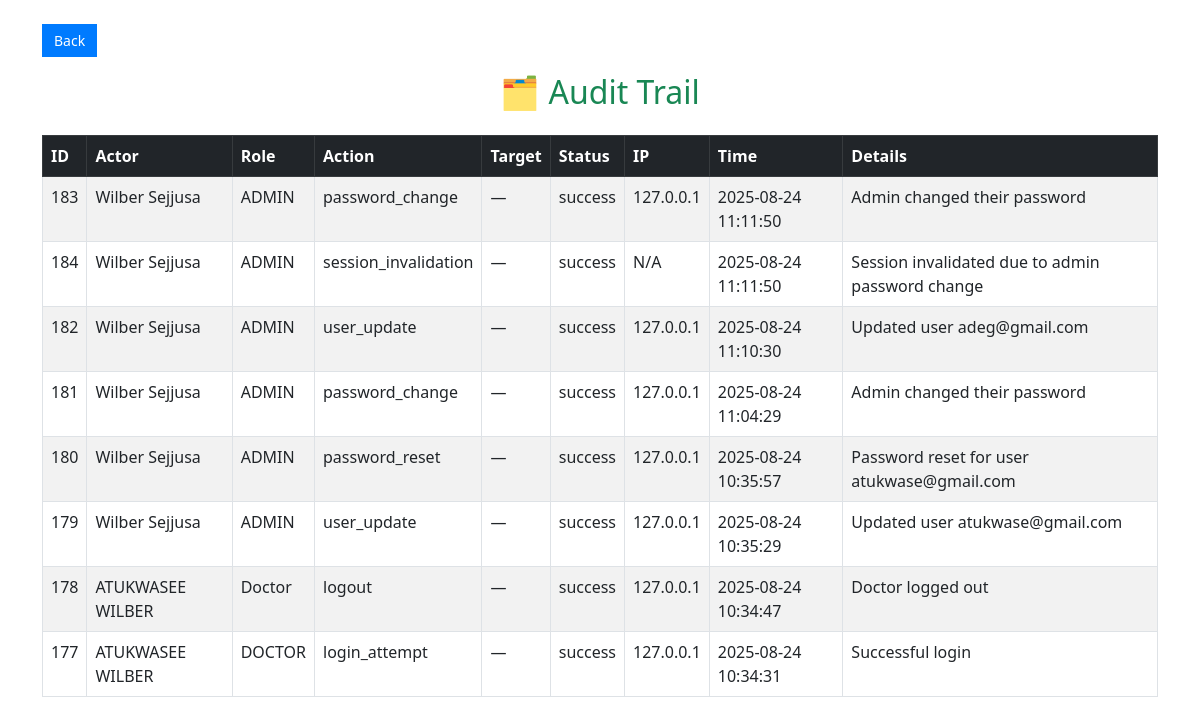
/admin/audit-trail (signed in), run on an earlier commit of the app's database.
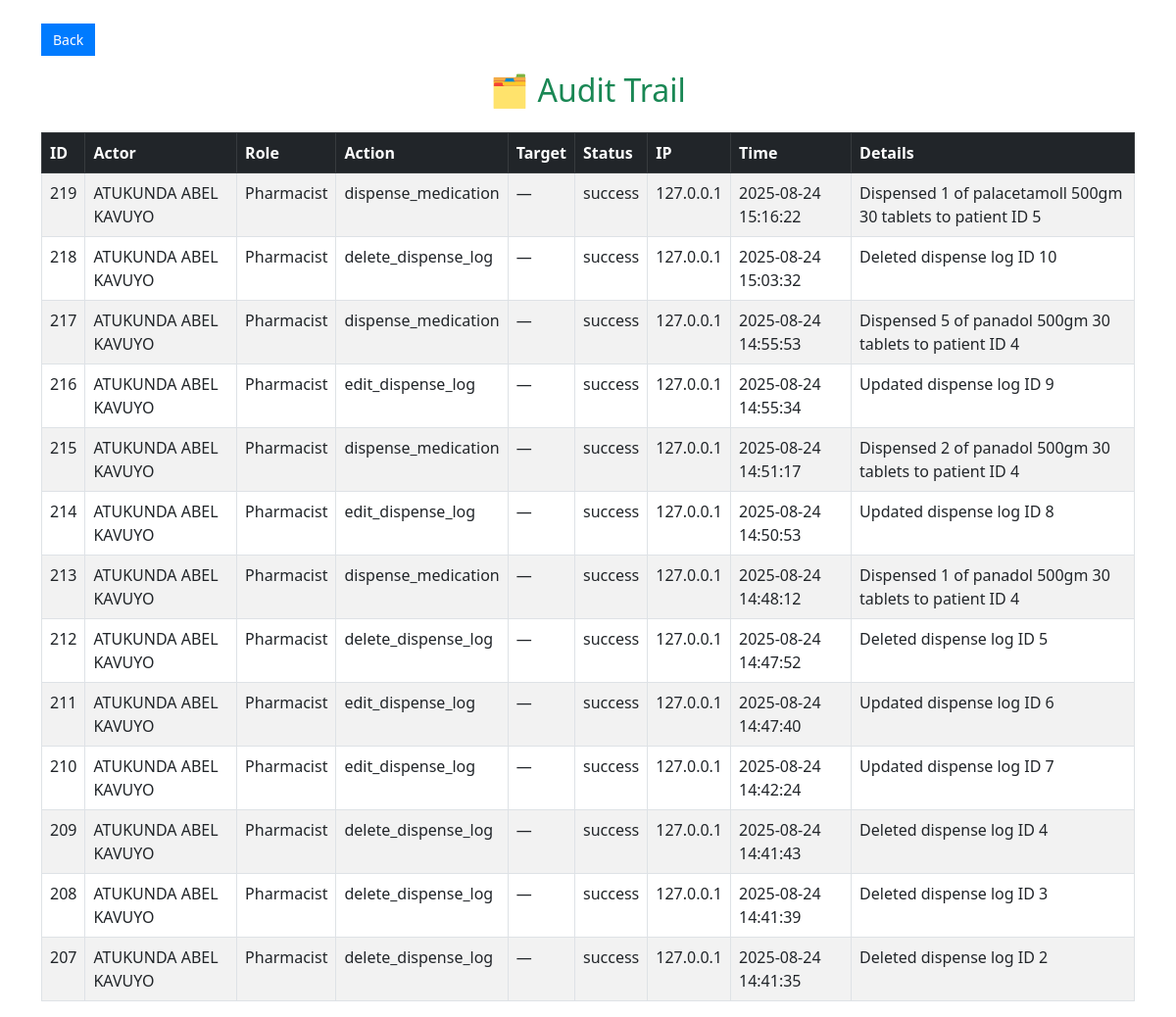
And on a later commit of the database.
### tables this page shows
CREATE TABLE audit_trail (
    id INTEGER PRIMARY KEY AUTOINCREMENT,
    actor_id INTEGER NOT NULL,
    actor_role TEXT NOT NULL,
    first_name TEXT NOT NULL,
    last_name TEXT NOT NULL,
    action TEXT NOT NULL,
    target_user_id INTEGER,
    timestamp TEXT NOT NULL,
    details TEXT, status TEXT, ip_address TEXT,
    FOREIGN KEY (actor_id) REFERENCES users(id),
    FOREIGN KEY (target_user_id) REFERENCES users(id)
);

### routes/admin_routes.py (the view)
@admin_bp.route('/audit-trail')
def audit_trail():
    if 'admin_id' not in session:
        return redirect(url_for('admin.admin_login'))
    conn = get_db_connection()
    cursor = conn.cursor()
    cursor.execute("SELECT * FROM audit_trail ORDER BY timestamp DESC")
    entries = cursor.fetchall()
    conn.close()
    return render_template('admin/audit_trail.html', entries=entries)

### utils/db.py (called while the page is built)
def get_db_connection():
    db_path = os.path.join(os.path.dirname(__file__), '..', 'hospital.db')
    db_path = os.path.abspath(db_path)  # ensures full path
    conn = sqlite3.connect(db_path)
    conn.row_factory = sqlite3.Row  # allows dict-like access
    return conn

### templates/admin/audit_trail.html (shortened to what this page needs)
<!DOCTYPE html>
<html lang="en">
<head>
    <link href="https://cdn.jsdelivr.net/npm/bootstrap@5.3.0/dist/css/bootstrap.min.css" rel="stylesheet">
</head>
<body>
<div class="container mt-4">
    <button onclick="window.history.back()" class="back-btn mb-3 d-inline-block">Back</button>
    <h2 class="text-center text-success">🗂️ Audit Trail</h2>
    <table class="table table-bordered table-striped mt-4">
        <thead class="table-dark">
            <tr>
                <th>ID</th>
                <th>Actor</th>
                <th>Role</th>
                <th>Action</th>
                <th>Target</th>
                <th>Status</th>
                <th>IP</th>
                <th>Time</th>
                <th>Details</th>
            </tr>
        </thead>
        <tbody>
            {% for entry in entries %}
            <tr>
                <td>{{ entry[0] }}</td>
                <td>{{ entry[3] }} {{ entry[4] }}</td>
                <td>{{ entry[2] }}</td>
                <td>{{ entry[5] }}</td>
                <td>{{ entry[6] or '—' }}</td>
                <td>{{ entry[9] or '—' }}</td>
                <td>{{ entry[10] or '—' }}</td>
                <td>{{ entry[7] }}</td>
                <td>{{ entry[8] }}</td>
            </tr>
            {% endfor %}
        </tbody>
    </table>
</div>
</body>
</html>

What changed in the data, as far as the page shows it:
removed audit_trail: id "183", first_name "Wilber", last_name "Sejjusa", actor_role "ADMIN", action "password_change", entry "—", status "success", ip_address "127.0.0.1", timestamp "2025-08-24 11:11:50", details "Admin changed their password"
removed audit_trail: id "184", first_name "Wilber", last_name "Sejjusa", actor_role "ADMIN", action "session_invalidation", entry "—", status "success", ip_address "N/A", timestamp "2025-08-24 11:11:50", details "Session invalidated due to admin password change"
removed audit_trail: id "182", first_name "Wilber", last_name "Sejjusa", actor_role "ADMIN", action "user_update", entry "—", status "success", ip_address "127.0.0.1", timestamp "2025-08-24 11:10:30", details "Updated user adeg@gmail.com"
removed audit_trail: id "181", first_name "Wilber", last_name "Sejjusa", actor_role "ADMIN", action "password_change", entry "—", status "success", ip_address "127.0.0.1", timestamp "2025-08-24 11:04:29", details "Admin changed their password"
removed audit_trail: id "180", first_name "Wilber", last_name "Sejjusa", actor_role "ADMIN", action "password_reset", entry "—", status "success", ip_address "127.0.0.1", timestamp "2025-08-24 10:35:57", details "Password reset for user atukwase@gmail.com"
removed audit_trail: id "179", first_name "Wilber", last_name "Sejjusa", actor_role "ADMIN", action "user_update", entry "—", status "success", ip_address "127.0.0.1", timestamp "2025-08-24 10:35:29", details "Updated user atukwase@gmail.com"
removed audit_trail: id "178", first_name "ATUKWASEE", last_name "WILBER", actor_role "Doctor", action "logout", entry "—", status "success", ip_address "127.0.0.1", timestamp "2025-08-24 10:34:47", details "Doctor logged out"
removed audit_trail: id "177", first_name "ATUKWASEE", last_name "WILBER", actor_role "DOCTOR", action "login_attempt", entry "—", status "success", ip_address "127.0.0.1", timestamp "2025-08-24 10:34:31", details "Successful login"
added audit_trail: id "219", first_name "ATUKUNDA", last_name "ABEL KAVUYO", actor_role "Pharmacist", action "dispense_medication", entry "—", status "success", ip_address "127.0.0.1", timestamp "2025-08-24 15:16:22", details "Dispensed 1 of palacetamoll 500gm 30 tablets to patient ID 5"
added audit_trail: id "218", first_name "ATUKUNDA", last_name "ABEL KAVUYO", actor_role "Pharmacist", action "delete_dispense_log", entry "—", status "success", ip_address "127.0.0.1", timestamp "2025-08-24 15:03:32", details "Deleted dispense log ID 10"
added audit_trail: id "217", first_name "ATUKUNDA", last_name "ABEL KAVUYO", actor_role "Pharmacist", action "dispense_medication", entry "—", status "success", ip_address "127.0.0.1", timestamp "2025-08-24 14:55:53", details "Dispensed 5 of panadol 500gm 30 tablets to patient ID 4"
added audit_trail: id "216", first_name "ATUKUNDA", last_name "ABEL KAVUYO", actor_role "Pharmacist", action "edit_dispense_log", entry "—", status "success", ip_address "127.0.0.1", timestamp "2025-08-24 14:55:34", details "Updated dispense log ID 9"
added audit_trail: id "215", first_name "ATUKUNDA", last_name "ABEL KAVUYO", actor_role "Pharmacist", action "dispense_medication", entry "—", status "success", ip_address "127.0.0.1", timestamp "2025-08-24 14:51:17", details "Dispensed 2 of panadol 500gm 30 tablets to patient ID 4"
added audit_trail: id "214", first_name "ATUKUNDA", last_name "ABEL KAVUYO", actor_role "Pharmacist", action "edit_dispense_log", entry "—", status "success", ip_address "127.0.0.1", timestamp "2025-08-24 14:50:53", details "Updated dispense log ID 8"
added audit_trail: id "213", first_name "ATUKUNDA", last_name "ABEL KAVUYO", actor_role "Pharmacist", action "dispense_medication", entry "—", status "success", ip_address "127.0.0.1", timestamp "2025-08-24 14:48:12", details "Dispensed 1 of panadol 500gm 30 tablets to patient ID 4"
added audit_trail: id "212", first_name "ATUKUNDA", last_name "ABEL KAVUYO", actor_role "Pharmacist", action "delete_dispense_log", entry "—", status "success", ip_address "127.0.0.1", timestamp "2025-08-24 14:47:52", details "Deleted dispense log ID 5"
added audit_trail: id "211", first_name "ATUKUNDA", last_name "ABEL KAVUYO", actor_role "Pharmacist", action "edit_dispense_log", entry "—", status "success", ip_address "127.0.0.1", timestamp "2025-08-24 14:47:40", details "Updated dispense log ID 6"
added audit_trail: id "210", first_name "ATUKUNDA", last_name "ABEL KAVUYO", actor_role "Pharmacist", action "edit_dispense_log", entry "—", status "success", ip_address "127.0.0.1", timestamp "2025-08-24 14:42:24", details "Updated dispense log ID 7"
added audit_trail: id "209", first_name "ATUKUNDA", last_name "ABEL KAVUYO", actor_role "Pharmacist", action "delete_dispense_log", entry "—", status "success", ip_address "127.0.0.1", timestamp "2025-08-24 14:41:43", details "Deleted dispense log ID 4"
added audit_trail: id "208", first_name "ATUKUNDA", last_name "ABEL KAVUYO", actor_role "Pharmacist", action "delete_dispense_log", entry "—", status "success", ip_address "127.0.0.1", timestamp "2025-08-24 14:41:39", details "Deleted dispense log ID 3"
added audit_trail: id "207", first_name "ATUKUNDA", last_name "ABEL KAVUYO", actor_role "Pharmacist", action "delete_dispense_log", entry "—", status "success", ip_address "127.0.0.1", timestamp "2025-08-24 14:41:35", details "Deleted dispense log ID 2"
